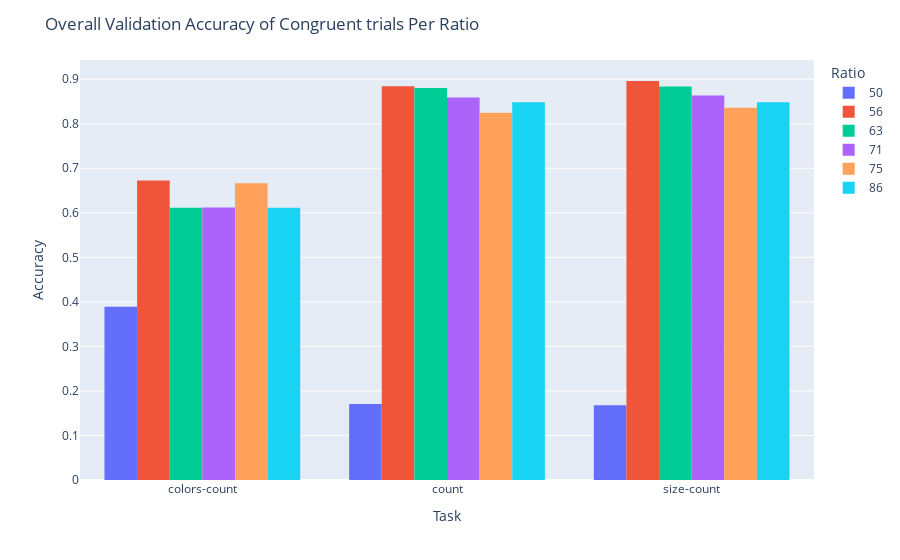

Notebook code for this chart:
### Code cell
fig = px.histogram(congruent_df.groupby(['Task', 'Ratio']).mean().reset_index(), x="Task",
             y="Validation Accuracy", color="Ratio",
             barmode="group")
fig.update_layout(
    title='Overall Validation Accuracy of Congruent trials Per Ratio',
    xaxis_title='Task',
    yaxis_title='Accuracy')
fig.show()

### Figure 1 — Plotly figure (JSON) as saved in the notebook; plotly's stock layout.template omitted (floating-point values rounded to 4 significant figures)
{"data": [{"alignmentgroup": "True", "bingroup": "x", "histfunc": "sum", "hovertemplate": "Ratio=50<br>Task=%{x}<br>sum of Validation Accuracy=%{y}<extra></extra>", "legendgroup": "50", "marker": {"color": "#636efa", "pattern": {"shape": ""}}, "name": "50", "offsetgroup": "50", "orientation": "v", "showlegend": true, "x": ["colors-count", "count", "size-count"], "xaxis": "x", "y": [0.3889, 0.1706, 0.1676], "yaxis": "y", "type": "histogram"}, {"alignmentgroup": "True", "bingroup": "x", "histfunc": "sum", "hovertemplate": "Ratio=56<br>Task=%{x}<br>sum of Validation Accuracy=%{y}<extra></extra>", "legendgroup": "56", "marker": {"color": "#EF553B", "pattern": {"shape": ""}}, "name": "56", "offsetgroup": "56", "orientation": "v", "showlegend": true, "x": ["colors-count", "count", "size-count"], "xaxis": "x", "y": [0.6725, 0.8844, 0.896], "yaxis": "y", "type": "histogram"}, {"alignmentgroup": "True", "bingroup": "x", "histfunc": "sum", "hovertemplate": "Ratio=63<br>Task=%{x}<br>sum of Validation Accuracy=%{y}<extra></extra>", "legendgroup": "63", "marker": {"color": "#00cc96", "pattern": {"shape": ""}}, "name": "63", "offsetgroup": "63", "orientation": "v", "showlegend": true, "x": ["colors-count", "count", "size-count"], "xaxis": "x", "y": [0.6114, 0.8803, 0.8836], "yaxis": "y", "type": "histogram"}, {"alignmentgroup": "True", "bingroup": "x", "histfunc": "sum", "hovertemplate": "Ratio=71<br>Task=%{x}<br>sum of Validation Accuracy=%{y}<extra></extra>", "legendgroup": "71", "marker": {"color": "#ab63fa", "pattern": {"shape": ""}}, "name": "71", "offsetgroup": "71", "orientation": "v", "showlegend": true, "x": ["colors-count", "count", "size-count"], "xaxis": "x", "y": [0.6117, 0.8589, 0.8633], "yaxis": "y", "type": "histogram"}, {"alignmentgroup": "True", "bingroup": "x", "histfunc": "sum", "hovertemplate": "Ratio=75<br>Task=%{x}<br>sum of Validation Accuracy=%{y}<extra></extra>", "legendgroup": "75", "marker": {"color": "#FFA15A", "pattern": {"shape": ""}}, "name": "75", "offsetgroup": "75", "orientation": "v", "showlegend": true, "x": ["colors-count", "count", "size-count"], "xaxis": "x", "y": [0.6667, 0.8247, 0.8361], "yaxis": "y", "type": "histogram"}, {"alignmentgroup": "True", "bingroup": "x", "histfunc": "sum", "hovertemplate": "Ratio=86<br>Task=%{x}<br>sum of Validation Accuracy=%{y}<extra></extra>", "legendgroup": "86", "marker": {"color": "#19d3f3", "pattern": {"shape": ""}}, "name": "86", "offsetgroup": "86", "orientation": "v", "showlegend": true, "x": ["colors-count", "count", "size-count"], "xaxis": "x", "y": [0.6114, 0.8481, 0.8483], "yaxis": "y", "type": "histogram"}], "layout": {"xaxis": {"anchor": "y", "domain": [0.0, 1.0], "title": {"text": "Task"}}, "yaxis": {"anchor": "x", "domain": [0.0, 1.0], "title": {"text": "Accuracy"}}, "legend": {"title": {"text": "Ratio"}, "tracegroupgap": 0}, "margin": {"t": 60}, "barmode": "group", "title": {"text": "Overall Validation Accuracy of Congruent trials Per Ratio"}}}
